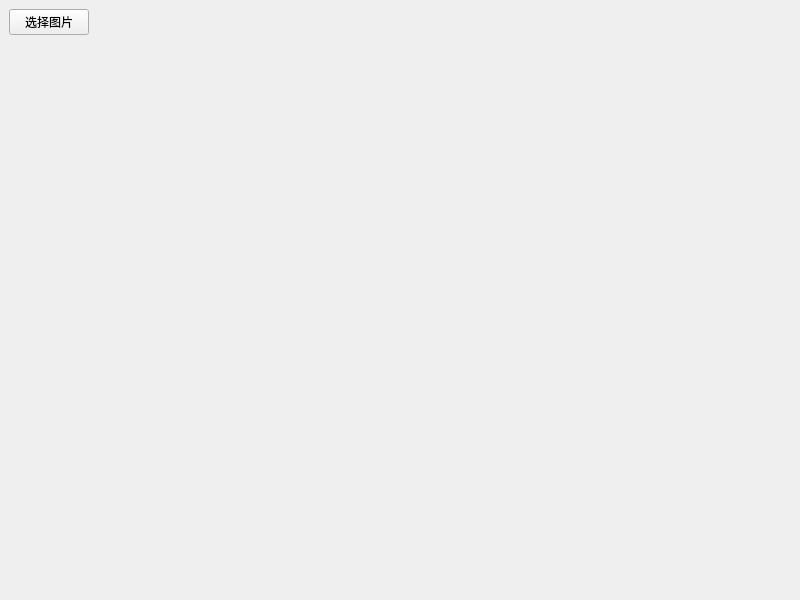
<?xml version="1.0" encoding="UTF-8"?>
<ui version="4.0">
 <class>MainWindow</class>
 <widget class="QMainWindow" name="MainWindow">
  <property name="geometry">
   <rect>
    <x>0</x>
    <y>0</y>
    <width>800</width>
    <height>600</height>
   </rect>
  </property>
  <property name="windowTitle">
   <string>MainWindow</string>
  </property>
  <widget class="QWidget" name="centralwidget">
   <layout class="QVBoxLayout" name="verticalLayout" stretch="1,100">
    <item>
     <layout class="QHBoxLayout" name="horizontalLayout">
      <item>
       <widget class="QPushButton" name="pushButton">
        <property name="text">
         <string>选择图片</string>
        </property>
       </widget>
      </item>
      <item>
       <spacer name="horizontalSpacer">
        <property name="orientation">
         <enum>Qt::Orientation::Horizontal</enum>
        </property>
        <property name="sizeHint" stdset="0">
         <size>
          <width>40</width>
          <height>20</height>
         </size>
        </property>
       </spacer>
      </item>
     </layout>
    </item>
    <item>
     <widget class="MyPictureView" name="widget" native="true"/>
    </item>
   </layout>
  </widget>
 </widget>
 <customwidgets>
  <customwidget>
   <class>MyPictureView</class>
   <extends>QWidget</extends>
   <header location="global">mypictureview.h</header>
   <container>1</container>
  </customwidget>
 </customwidgets>
 <resources/>
 <connections/>
</ui>
